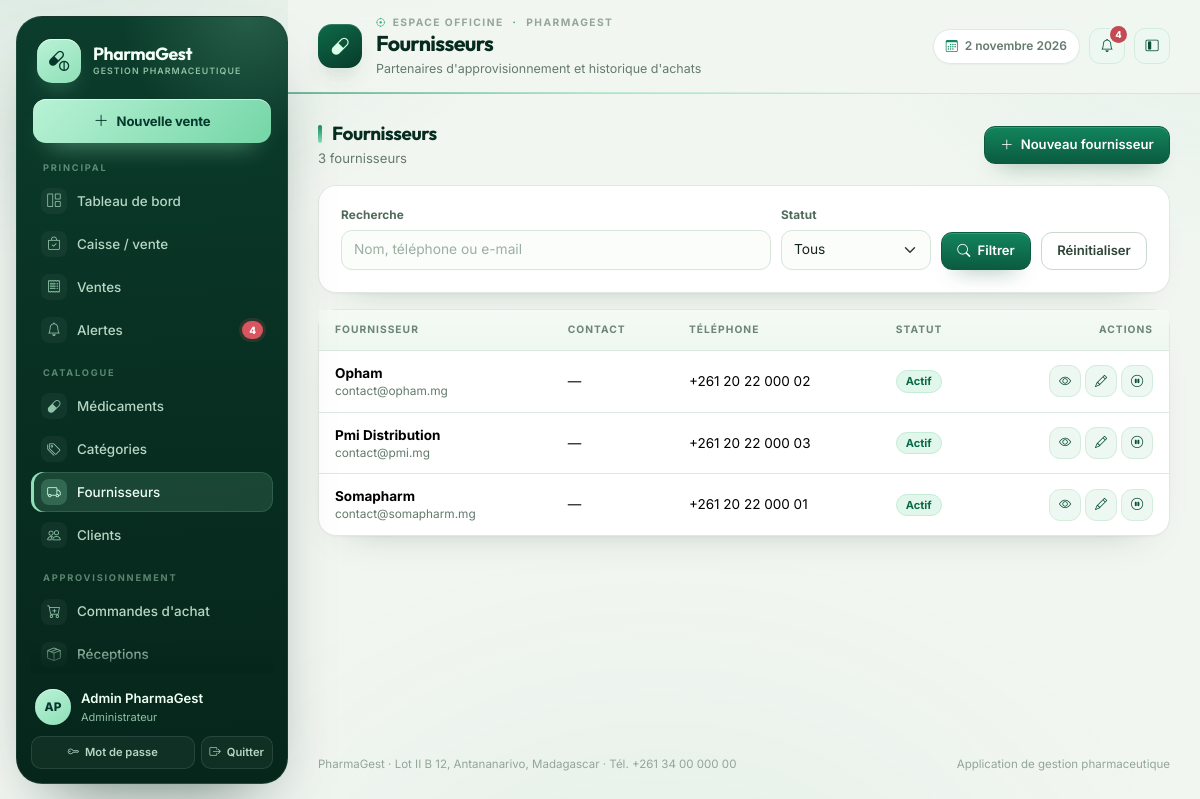
The page /fournisseurs/ (signed in) on the database its author committed.
### gestion/models.py (models this page shows, shortened)
class Utilisateur(AbstractUser):
    class Role(models.TextChoices):
        ADMIN = "ADMIN", "Administrateur"
        PHARMACIEN = "PHARMACIEN", "Pharmacien responsable"
        GESTIONNAIRE = "GESTIONNAIRE", "Gestionnaire de stock"
        CAISSIER = "CAISSIER", "Caissier"
        RESPONSABLE = "RESPONSABLE", "Responsable de gestion"
    role = models.CharField(
        "rôle", max_length=20, choices=Role.choices, default=Role.CAISSIER
    )
    telephone = models.CharField("téléphone", max_length=30, blank=True)
    cree_le = models.DateTimeField("créé le", auto_now_add=True)
    class Meta:
        verbose_name = "utilisateur"
        verbose_name_plural = "utilisateurs"
        ordering = ["username"]
    @property
    def nom_complet(self):
        return self.get_full_name() or self.username
    @property
    def est_admin(self):
        return self.is_superuser or self.role == self.Role.ADMIN
    @property
    def peut_vendre(self):
        return self.est_admin or self.role in {
            self.Role.PHARMACIEN,
            self.Role.CAISSIER,
        }
    @property
    def peut_voir_rapports(self):
        return self.est_admin or self.role in {
            self.Role.PHARMACIEN,
            self.Role.RESPONSABLE,
        }

class Fournisseur(models.Model):
    class Statut(models.TextChoices):
        ACTIF = "ACTIF", "Actif"
        INACTIF = "INACTIF", "Inactif"
    raison_sociale = models.CharField("raison sociale", max_length=180)
    adresse = models.TextField("adresse", blank=True)
    telephone = models.CharField("téléphone", max_length=40, blank=True)
    email = models.EmailField("adresse e-mail", blank=True)
    numero_fiscal = models.CharField("numéro fiscal", max_length=60, blank=True)
    contact_principal = models.CharField("contact principal", max_length=120, blank=True)
    statut = models.CharField(
        "statut", max_length=10, choices=Statut.choices, default=Statut.ACTIF
    )
    date_creation = models.DateTimeField("date de création", auto_now_add=True)
    class Meta:
        verbose_name = "fournisseur"
        verbose_name_plural = "fournisseurs"
        ordering = ["raison_sociale"]
    @property
    def est_actif(self):
        return self.statut == self.Statut.ACTIF

### gestion/views.py (the view)
# urls.py: path("fournisseurs/", views.FournisseurListView.as_view(), name="fournisseur_liste"),
class FournisseurListView(LoginRequiredMixin, ListView):
    model = Fournisseur
    template_name = "gestion/fournisseur_liste.html"
    context_object_name = "fournisseurs"
    paginate_by = 15
    def get_queryset(self):
        queryset = Fournisseur.objects.all()
        recherche = self.request.GET.get("q", "").strip()
        statut = self.request.GET.get("statut", "").strip()
        if recherche:
            queryset = queryset.filter(
                Q(raison_sociale__icontains=recherche)
                | Q(telephone__icontains=recherche)
                | Q(email__icontains=recherche)
            )
        if statut:
            queryset = queryset.filter(statut=statut)
        return queryset
    def get_context_data(self, **kwargs):
        contexte = super().get_context_data(**kwargs)
        contexte["q"] = self.request.GET.get("q", "")
        contexte["statut_selectionne"] = self.request.GET.get("statut", "")
        return contexte

### gestion/templatetags/gestion_extras.py (called while the page is built)
@register.filter
def couleur_statut(statut):
    return COULEURS_STATUT.get(str(statut), "gray")

@register.filter
def initiales(utilisateur):
    if hasattr(utilisateur, "nom_complet"):
        nom = utilisateur.nom_complet
    else:
        nom = str(utilisateur)
    morceaux = [m for m in nom.replace("-", " ").split(" ") if m]
    if not morceaux:
        return "?"
    if len(morceaux) == 1:
        return morceaux[0][:2].upper()
    return (morceaux[0][0] + morceaux[-1][0]).upper()

### templates/gestion/fournisseur_liste.html (shortened to what this page needs)
{% extends "gestion/base.html" %}
{% load gestion_extras %}
{% block page_title %}Fournisseurs{% endblock %}
{% block page_subtitle %}Partenaires d'approvisionnement et historique d'achats{% endblock %}
{% block contenu %}
<div class="pg-section-title">
  <div>
    <h2 class="mb-1">Fournisseurs</h2>
    <div class="pg-muted small">{{ paginator.count }} fournisseur{{ paginator.count|pluralize }}</div>
  </div>
  {% if user.est_admin or user.role == 'PHARMACIEN' or user.role == 'GESTIONNAIRE' %}
  <a class="btn btn-primary" href="{% url 'gestion:fournisseur_ajouter' %}"><i class="bi bi-plus-lg me-1"></i> Nouveau fournisseur</a>
  {% endif %}
</div>
<div class="pg-card mb-3">
  <div class="pg-card-body">
    <form method="get" class="pg-filters">
      <div class="flex-grow-1" style="min-width:220px">
        <label class="form-label">Recherche</label>
        <input class="form-control" type="search" name="q" value="{{ q }}" placeholder="Nom, téléphone ou e-mail">
      </div>
      <div>
        <label class="form-label">Statut</label>
        <select class="form-select" name="statut">
          <option value="">Tous</option>
        </select>
      </div>
      <div><button class="btn btn-primary" type="submit"><i class="bi bi-search me-1"></i> Filtrer</button></div>
      <div><a class="btn btn-outline-secondary" href="{% url 'gestion:fournisseur_liste' %}">Réinitialiser</a></div>
    </form>
  </div>
</div>
<div class="pg-card">
  <div class="pg-table-wrap">
    <table class="table table-hover align-middle">
      <thead><tr><th>Fournisseur</th><th>Contact</th><th>Téléphone</th><th>Statut</th><th class="text-end">Actions</th></tr></thead>
      <tbody>
        {% for fournisseur in fournisseurs %}
        <tr>
          <td>
            <a class="fw-bold text-reset" href="{% url 'gestion:fournisseur_detail' fournisseur.pk %}">{{ fournisseur.raison_sociale }}</a>
            <div class="small pg-muted">{{ fournisseur.email|default:"—" }}</div>
          </td>
          <td>{{ fournisseur.contact_principal|default:"—" }}</td>
          <td>{{ fournisseur.telephone|default:"—" }}</td>
          <td><span class="pg-badge pg-badge-{{ fournisseur.statut|couleur_statut }}">{{ fournisseur.get_statut_display }}</span></td>
          <td class="text-end">
            <div class="d-inline-flex gap-1">
              <a class="btn btn-sm btn-soft btn-icon" href="{% url 'gestion:fournisseur_detail' fournisseur.pk %}" title="Détail"><i class="bi bi-eye"></i></a>
              {% if user.est_admin or user.role == 'PHARMACIEN' or user.role == 'GESTIONNAIRE' %}
              <a class="btn btn-sm btn-soft btn-icon" href="{% url 'gestion:fournisseur_modifier' fournisseur.pk %}" title="Modifier"><i class="bi bi-pencil"></i></a>
              <form method="post" action="{% url 'gestion:fournisseur_basculer' fournisseur.pk %}" class="d-inline" data-confirm="{% if fournisseur.est_actif %}Désactiver{% else %}Réactiver{% endif %} ce fournisseur ?">
                <button class="btn btn-sm btn-soft btn-icon" type="submit" title="{% if fournisseur.est_actif %}Désactiver{% else %}Réactiver{% endif %}">
                  <i class="bi {% if fournisseur.est_actif %}bi-pause-circle{% else %}bi-play-circle{% endif %}"></i>
                </button>
              </form>
{% endif %}
            </div>
          </td>
        </tr>
        {% empty %}
        <tr><td colspan="5" class="pg-empty"><i class="bi bi-truck"></i>Aucun fournisseur trouvé.</td></tr>
        {% endfor %}
      </tbody>
    </table>
  </div>
</div>
{% endblock %}

### templates/gestion/base.html (shortened to what this page needs)
{% load static %}
{% load gestion_extras %}
<!doctype html>
<html lang="fr">
<head>
  <link href="https://cdn.jsdelivr.net/npm/bootstrap@5.3.3/dist/css/bootstrap.min.css" rel="stylesheet">
  <link href="https://cdn.jsdelivr.net/npm/bootstrap-icons@1.11.3/font/bootstrap-icons.min.css" rel="stylesheet">
  <link rel="stylesheet" href="{% static 'css/pharmagest.css' %}">
</head>
<body>
{% with url_name=request.resolver_match.url_name %}
<div class="pg-shell" data-layout="expanded">
  <aside class="pg-sidebar" id="sidebar" aria-label="Menu principal de navigation">
    <a class="pg-brand" href="{% url 'gestion:tableau_bord' %}" aria-label="Accueil {{ pharmacie_nom }}">
      <span class="pg-brand-mark"><i class="bi bi-capsule-pill"></i></span>
      <span class="pg-brand-text">
        <span class="pg-brand-name">{{ pharmacie_nom }}</span>
        <span class="pg-brand-sub">Gestion pharmaceutique</span>
      </span>
    </a>
    {% if user.peut_vendre %}
    <a class="pg-side-cta" href="{% url 'gestion:caisse' %}" title="Ouvrir la caisse">
      <i class="bi bi-plus-lg"></i>
      <span>Nouvelle vente</span>
    </a>
    {% endif %}
    <nav class="pg-nav-groups" aria-label="Navigation">
      <div class="pg-nav-group">
        <div class="pg-nav-label">Principal</div>
        <div class="pg-nav">
          <a class="pg-nav-link {% if url_name == 'tableau_bord' %}active{% endif %}" href="{% url 'gestion:tableau_bord' %}" title="Tableau de bord">
            <i class="bi bi-grid-1x2"></i>
            <span>Tableau de bord</span>
          </a>
          {% if user.peut_vendre %}
          <a class="pg-nav-link {% if url_name == 'caisse' %}active{% endif %}" href="{% url 'gestion:caisse' %}" title="Caisse / vente">
            <i class="bi bi-bag-check"></i>
            <span>Caisse / vente</span>
          </a>
          {% endif %}
          <a class="pg-nav-link {% if url_name == 'vente_liste' or url_name == 'vente_detail' or url_name == 'retour_vente' or url_name == 'vente_annuler' %}active{% endif %}" href="{% url 'gestion:vente_liste' %}" title="Ventes">
            <i class="bi bi-receipt"></i>
            <span>Ventes</span>
          </a>
          <a class="pg-nav-link {% if url_name == 'alertes' %}active{% endif %}" href="{% url 'gestion:alertes' %}" title="Alertes">
            <i class="bi bi-bell"></i>
            {% if alertes_globales %}<span class="pg-nav-badge">{{ alertes_globales }}</span>{% endif %}
            <span>Alertes</span>
          </a>
        </div>
      </div>
      <div class="pg-nav-group">
        <div class="pg-nav-label">Catalogue</div>
        <div class="pg-nav">
          <a class="pg-nav-link " href="{% url 'gestion:medicament_liste' %}" title="Médicaments">
            <i class="bi bi-capsule"></i>
            <span>Médicaments</span>
          </a>
          <a class="pg-nav-link " href="{% url 'gestion:categorie_liste' %}" title="Catégories">
            <i class="bi bi-tags"></i>
            <span>Catégories</span>
          </a>
          <a class="pg-nav-link {% if url_name == 'fournisseur_liste' or url_name == 'fournisseur_detail' or url_name == 'fournisseur_ajouter' or url_name == 'fournisseur_modifier' %}active{% endif %}" href="{% url 'gestion:fournisseur_liste' %}" title="Fournisseurs">
            <i class="bi bi-truck"></i>
            <span>Fournisseurs</span>
          </a>
          <a class="pg-nav-link {% if url_name == 'client_liste' or url_name == 'client_detail' or url_name == 'client_ajouter' or url_name == 'client_modifier' %}active{% endif %}" href="{% url 'gestion:client_liste' %}" title="Clients">
            <i class="bi bi-people"></i>
            <span>Clients</span>
          </a>
        </div>
      </div>
      {% if user.est_admin or user.role == 'PHARMACIEN' or user.role == 'GESTIONNAIRE' or user.role == 'RESPONSABLE' %}
      <div class="pg-nav-group">
        <div class="pg-nav-label">Approvisionnement</div>
        <div class="pg-nav">
          <a class="pg-nav-link " href="{% url 'gestion:commande_liste' %}" title="Commandes d'achat">
            <i class="bi bi-cart-plus"></i>
            <span>Commandes d'achat</span>
          </a>
          <a class="pg-nav-link {% if url_name == 'reception_liste' or url_name == 'reception_detail' or url_name == 'commande_receptionner' %}active{% endif %}" href="{% url 'gestion:reception_liste' %}" title="Réceptions">
            <i class="bi bi-box-seam"></i>
            <span>Réceptions</span>
          </a>
        </div>
      </div>
      {% endif %}
    </nav>
    <div class="pg-sidebar-foot">
      <div class="pg-user">
        <span class="pg-avatar">{{ user.nom_complet|initiales }}</span>
        <span class="pg-user-text">
          <span class="name">{{ user.nom_complet }}</span>
          <span class="role">{{ user.get_role_display }}</span>
        </span>
      </div>
      <div class="actions">
        <a href="{% url 'gestion:mot_de_passe' %}" title="Modifier le mot de passe">
          <i class="bi bi-key"></i><span>Mot de passe</span>
        </a>
        <form method="post" action="{% url 'gestion:deconnexion' %}" class="m-0" title="Déconnexion">
          <button type="submit"><i class="bi bi-box-arrow-right"></i><span>Quitter</span></button>
        </form>
      </div>
    </div>
  </aside>
  <div class="pg-main">
    <header class="pg-topbar">
      <span class="pg-page-icon" aria-hidden="true"><i class="bi bi-capsule"></i></span>
      <div class="pg-heading">
        <div class="pg-crumb"><i class="bi bi-crosshair"></i> Espace officine <i class="bi bi-dot"></i> {{ pharmacie_nom }}</div>
        <h1 class="pg-page-title">{% block page_title %}Tableau de bord{% endblock %}</h1>
        <p class="pg-page-sub">{% block page_subtitle %}Vue d'ensemble de l'activité de la pharmacie{% endblock %}</p>
      </div>
      <div class="pg-topbar-actions">
        <span class="pg-date-chip"><i class="bi bi-calendar3"></i> {% now "j F Y" %}</span>
        <a class="btn btn-soft btn-icon position-relative" href="{% url 'gestion:alertes' %}" title="Alertes" aria-label="Alertes">
          <i class="bi bi-bell"></i>
          {% if alertes_globales %}
          <span class="pg-notif-dot">{{ alertes_globales }}</span>
          {% endif %}
        </a>
        <button class="pg-layout-toggle btn btn-soft btn-icon" type="button" aria-label="Basculer le menu compact" title="Menu compact" data-layout-toggle>
          <i class="bi bi-layout-sidebar-inset"></i>
        </button>
      </div>
    </header>
    <main class="pg-content" id="contenu">
      {% block contenu %}{% endblock %}
    </main>
    <footer class="pg-footer">
      <span>{{ pharmacie_nom }} · {{ pharmacie_adresse }} · Tél. {{ pharmacie_telephone }}</span>
      <span>Application de gestion pharmaceutique</span>
    </footer>
  </div>
</div>
{% endwith %}
</body>
</html>

### rows shown on the page
Utilisateur: last_name "PharmaGest", nom_complet|initiales "AP", nom_complet "Admin PharmaGest", role "Administrateur", last_name "PHARMAGEST"
Fournisseur: raison_sociale "Opham", email "contact@opham.mg", contact_principal "—", telephone "+261 20 22 000 02", statut "Actif"
Fournisseur: raison_sociale "Pmi Distribution", email "contact@pmi.mg", contact_principal "—", telephone "+261 20 22 000 03", statut "Actif"
Fournisseur: raison_sociale "Somapharm", email "contact@somapharm.mg", contact_principal "—", telephone "+261 20 22 000 01", statut "Actif"

### other values the page prints
{{ alertes_globales }} "4"
{{ paginator.count }} "3"
{{ pharmacie_adresse }} "Lot II B 12, Antananarivo, Madagascar"
{{ pharmacie_telephone }} "+261 34 00 000 00"
